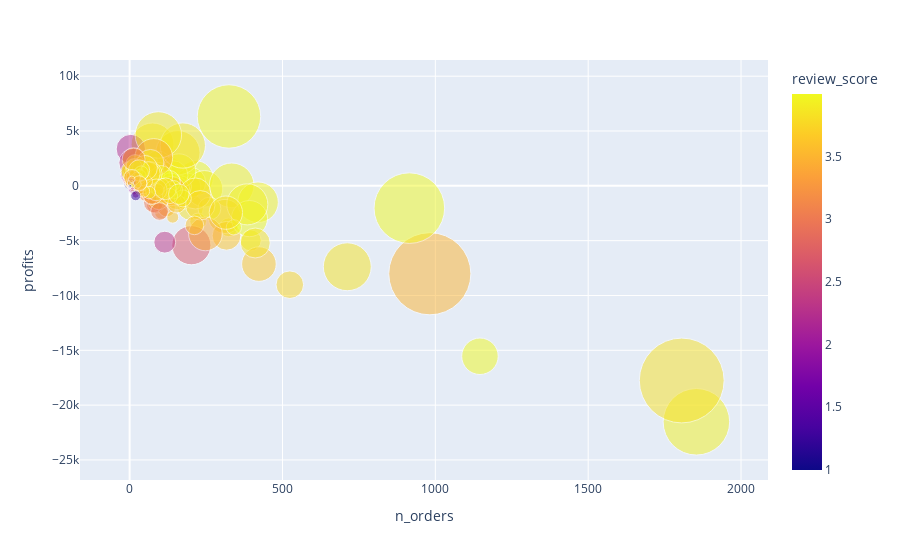

Write notebook code for a chart like this one.
### Code cell
import plotly.express as px
fig = px.scatter(data_frame = seller[seller['review_score'] < 4],
    x="n_orders",
    y="profits",
    size="sales",
    color="review_score",
    size_max = 60,
    opacity = 0.5
)
fig.show()

### Figure 1 — Plotly figure (JSON) as saved in the notebook; plotly's stock layout.template omitted (floating-point values rounded to 4 significant figures; data arrays with more than 128 entries replaced by an {"elided": "..."} marker saying what was removed)
{"data": [{"hovertemplate": "n_orders=%{x}<br>profits=%{y}<br>sales=%{marker.size}<br>review_score=%{marker.color}<extra></extra>", "legendgroup": "", "marker": {"color": {"elided": "919 float values"}, "coloraxis": "coloraxis", "opacity": 0.5, "size": {"elided": "919 float values"}, "sizemode": "area", "sizeref": 55.69, "symbol": "circle"}, "mode": "markers", "name": "", "orientation": "v", "showlegend": false, "type": "scatter", "x": {"elided": "919 int values"}, "xaxis": "x", "y": {"elided": "919 float values"}, "yaxis": "y"}], "layout": {"coloraxis": {"colorbar": {"title": {"text": "review_score"}}, "colorscale": [[0, "#0d0887"], [0.1111, "#46039f"], [0.2222, "#7201a8"], [0.3333, "#9c179e"], [0.4444, "#bd3786"], [0.5556, "#d8576b"], [0.6667, "#ed7953"], [0.7778, "#fb9f3a"], [0.8889, "#fdca26"], [1, "#f0f921"]]}, "legend": {"itemsizing": "constant", "tracegroupgap": 0}, "margin": {"t": 60}, "xaxis": {"anchor": "y", "domain": [0, 1], "title": {"text": "n_orders"}}, "yaxis": {"anchor": "x", "domain": [0, 1], "title": {"text": "profits"}}}}
